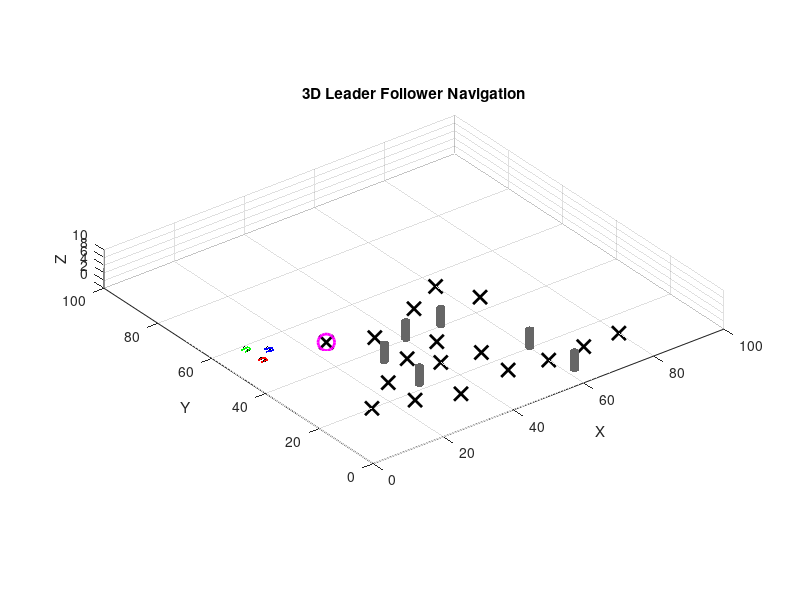

Write the MATLAB code that produced this figure. (Note: this script raises an error after producing the figure.)
function robotic_leader_follower_3d()

clc; clear; close all;

%% SIMULATION PARAMETERS
map_size = 100;
dt = 0.05;
steps = 900;

v = 8;
d = 5;
side = 4;
obs_r = 1;
safe_dist = 8;
safe_robot = 4;
k_rep_robot = 25;
k_rep_obs = 20;

%% PID PARAMETER
Kp = 2.5;
Ki = 0.01;
Kd = 0.5;
v_f = 8;      % kecepatan follower
Kp_f = 2.0;   % gain heading follower

e_prev = 0;
e_int = 0;

%% INITIAL STATES
state1 = [12;55;0];
state2 = [8;52;0];
state3 = [8;58;0];

traj1=[]; traj2=[]; traj3=[];

%% OBSTACLES
obs=[30 35;30 22;40 40;50 40;60 20;62 6];

%% WAYPOINTS (lintasan kuning)
wp=[
25 50   % start (biru kiri)

35 45
35 33
25 27
15 20
25 17
35 13
40 27
45 35
50 50
60 55
65 45
50 25
50 15
60 13
70 13


80 13   % goal (biru kanan)
];

wp_id=1;
mode=0;

%% FIGURE
figure(1); clf
set(gcf,'color','w')
%% GIF SETTING
gif_filename = 'leader_follower_banj.gif';
delay = 0.05; % waktu antar frame

view(3)
axis([0 map_size 0 map_size 0 10])
grid on
hold on
axis equal

xlabel('X');ylabel('Y');zlabel('Z')
title('3D Leader Follower Navigation')

%% GROUND
[gx,gy]=meshgrid(0:10:map_size);
gz=zeros(size(gx));
mesh(gx,gy,gz,'facealpha',0.1,'edgecolor',[0.8 0.8 0.8]);

%% MAIN LOOP
for k=1:steps

tx=wp(wp_id,1); ty=wp(wp_id,2);

if norm([tx-state1(1) ty-state1(2)])<3 && wp_id<size(wp,1)
    wp_id=wp_id+1;
end

dir_wp=[tx-state1(1); ty-state1(2)];
dir_wp=dir_wp/norm(dir_wp);

vx=dir_wp(1)*15;
vy=dir_wp(2)*15;

%% OBSTACLE AVOIDANCE
near_obs=false;
for i=1:size(obs,1)
    dx=state1(1)-obs(i,1);
    dy=state1(2)-obs(i,2);
    dist=sqrt(dx^2+dy^2);
    dist = max(dist, 0.5);

    if dist<safe_dist
        rep=(1/dist-1/safe_dist);
        vx=vx+rep*dx*15;
        vy=vy+rep*dy*15;
        near_obs=true;
    end
end


%% ===== PID CONTROL =====
theta_target = atan2(vy,vx);
e = angdiff(state1(3), theta_target);

e_int = e_int + e*dt;
e_der = (e - e_prev)/dt;

omega = Kp*e + Ki*e_int + Kd*e_der;

state1(3) = state1(3) + omega*dt;
e_prev = e;

state1(1)=state1(1)+v*cos(state1(3))*dt;
state1(2)=state1(2)+v*sin(state1(3))*dt;

%% FORMATION
if ~near_obs
    target2=[state1(1)-d*cos(state1(3))+side*sin(state1(3));
             state1(2)-d*sin(state1(3))-side*cos(state1(3))];
    target3=[state1(1)-d*cos(state1(3))-side*sin(state1(3));
             state1(2)-d*sin(state1(3))+side*cos(state1(3))];
else
    target2=[state1(1)-d*cos(state1(3));
             state1(2)-d*sin(state1(3))];
    target3=[state1(1)-2*d*cos(state1(3));
             state1(2)-2*d*sin(state1(3))];
end

%% ===== FOLLOWER KINEMATIC FIX =====

%% ===== FOLLOWER WITH COLLISION AVOIDANCE =====

% ======================
% FOLLOWER 2
% ======================
F_att2 = target2 - state2(1:2); % tarik ke target
F_rep2 = [0;0];

% --- hindari obstacle ---
for i=1:size(obs,1)
    dvec = state2(1:2) - obs(i,:)';
    dist = norm(dvec);

    if dist < safe_dist
        F_rep2 = F_rep2 + k_rep_obs * (1/dist - 1/safe_dist) * (dvec/(dist^3));
    end
end

% --- hindari robot lain ---
d12 = state2(1:2) - state1(1:2);
dist12 = norm(d12);
dist12 = max(dist12, 0.3);  % 🔥 anti divide by zero

if dist12 < safe_robot
    F_rep2 = F_rep2 + k_rep_robot * (d12/(dist12^3));
end

d23 = state2(1:2) - state3(1:2);
dist23 = norm(d23);
dist23 = max(dist23, 0.3);  % 🔥 anti divide by zero

if dist23 < safe_robot
    F_rep2 = F_rep2 + k_rep_robot * (d23/(dist23^3));
end

F_total2 = F_att2 + F_rep2;

theta_target2 = atan2(F_total2(2), F_total2(1));
e2 = angdiff(state2(3), theta_target2);

omega2 = Kp_f * e2;
omega2 = max(min(omega2,2),-2);

state2(3) = state2(3) + omega2 * dt;
state2(1) = state2(1) + v_f*cos(state2(3))*dt;
state2(2) = state2(2) + v_f*sin(state2(3))*dt;


% ======================
% FOLLOWER 3
% ======================
F_att3 = target3 - state3(1:2);

F_rep3 = [0;0];

% obstacle
for i=1:size(obs,1)
    dvec = state3(1:2) - obs(i,:)';
    dist = norm(dvec);

    if dist < safe_dist
        F_rep3 = F_rep3 + k_rep_obs * (1/dist - 1/safe_dist) * (dvec/(dist^3));
    end
end

% robot lain
d31 = state3(1:2) - state1(1:2);
dist31 = norm(d31);
dist31 = max(dist31, 0.3);  % 🔥 anti divide by zero

if dist31 < safe_robot
    F_rep3 = F_rep3 + k_rep_robot * (d31/(norm(d31)^3));
end

d32 = state3(1:2) - state2(1:2);
dist32 = norm(d32);
dist32 = max(dist32, 0.3);  % 🔥 anti divide by zero

if dist32 < safe_robot
    F_rep3 = F_rep3 + k_rep_robot * (d32/(norm(d32)^3));
end

F_total3 = F_att3 + F_rep3;

theta_target3 = atan2(F_total3(2), F_total3(1));
e3 = angdiff(state3(3), theta_target3);

omega3 = Kp_f * e3;
omega3 = max(min(omega3,2),-2);

state3(3) = state3(3) + omega3 * dt;
state3(1) = state3(1) + v_f*cos(state3(3))*dt;
state3(2) = state3(2) + v_f*sin(state3(3))*dt;

traj1=[traj1;state1(1:2)'];
traj2=[traj2;state2(1:2)'];
traj3=[traj3;state3(1:2)'];

%% RENDER
cla
drawEnvironment(obs,obs_r,wp,wp_id)

plot3(traj1(:,1),traj1(:,2),zeros(size(traj1,1),1),'b--','linewidth',1.5)
plot3(traj2(:,1),traj2(:,2),zeros(size(traj2,1),1),'r--','linewidth',1.5)
plot3(traj3(:,1),traj3(:,2),zeros(size(traj3,1),1),'g--','linewidth',1.5)

drawRobot3D(state1(1),state1(2),state1(3),'b')
drawRobot3D(state2(1),state2(2),state2(3),'r')
drawRobot3D(state3(1),state3(2),state3(3),'g')

drawnow
%% ===== SAVE TO GIF =====
frame = getframe(gcf);
im = frame2im(frame);
[imind,cm] = rgb2ind(im,256);

if k == 1
    imwrite(imind,cm,gif_filename,'gif','Loopcount',inf,'DelayTime',delay);
else
    imwrite(imind,cm,gif_filename,'gif','WriteMode','append','DelayTime',delay);
end
end
end

%% =========================
%% ROBOT 3D
%% =========================
function drawRobot3D(x,y,th,color)

bodyLen = 2;
bodyWidth = 1.2;
bodyHeight = 0.5;

wheelRad = 0.4;
wheelThick = 0.2;

R = [cos(th) -sin(th) 0;
     sin(th)  cos(th) 0;
     0 0 1];

X = [-bodyLen/2 bodyLen/2 bodyLen/2 -bodyLen/2;
     -bodyLen/2 bodyLen/2 bodyLen/2 -bodyLen/2];

Y = [-bodyWidth/2 -bodyWidth/2 bodyWidth/2 bodyWidth/2;
     -bodyWidth/2 -bodyWidth/2 bodyWidth/2 bodyWidth/2];

Z = [0 0 0 0;
     bodyHeight bodyHeight bodyHeight bodyHeight];

for i=1:numel(X)
    p = R*[X(i); Y(i); Z(i)];
    X(i)=p(1)+x;
    Y(i)=p(2)+y;
    Z(i)=p(3);
end

surf(X,Y,Z,'FaceColor',color,'EdgeColor','none');

drawWheel3D(x,y,th, bodyWidth/2 + wheelThick/2, wheelRad, wheelThick)
drawWheel3D(x,y,th,-bodyWidth/2 - wheelThick/2, wheelRad, wheelThick)

end

%% =========================
%% WHEEL
%% =========================
function drawWheel3D(x,y,th,offsetY,r,h)

[z_cyl,x_cyl,y_cyl] = cylinder(r,20);
y_cyl = y_cyl*h - h/2 + offsetY;
z_cyl = z_cyl + r - 0.1;

R = [cos(th) -sin(th) 0;
     sin(th)  cos(th) 0;
     0 0 1];

for i=1:numel(x_cyl)
    p = R*[x_cyl(i); y_cyl(i); z_cyl(i)];
    x_cyl(i)=p(1)+x;
    y_cyl(i)=p(2)+y;
    z_cyl(i)=p(3);
end

surf(x_cyl,y_cyl,z_cyl,'FaceColor','k','EdgeColor','none');

end

%% DRAW ENVIRONMENT
function drawEnvironment(obs,r,wp,current_wp)

[ocx,ocy,ocz]=cylinder(r,20);
ocz=ocz*5;

for i=1:size(obs,1)
surf(ocx+obs(i,1),ocy+obs(i,2),ocz,'facecolor',[0.4 0.4 0.4],'edgecolor','none')
end

plot3(wp(:,1),wp(:,2),zeros(size(wp,1),1),'kx','markersize',10,'linewidth',2)

if current_wp<=size(wp,1)
plot3(wp(current_wp,1),wp(current_wp,2),0,'mo','markersize',12,'linewidth',2)
end

end


%% ANGLE DIFFERENCE
function d=angdiff(a,b)
d=atan2(sin(b-a),cos(b-a));
end
